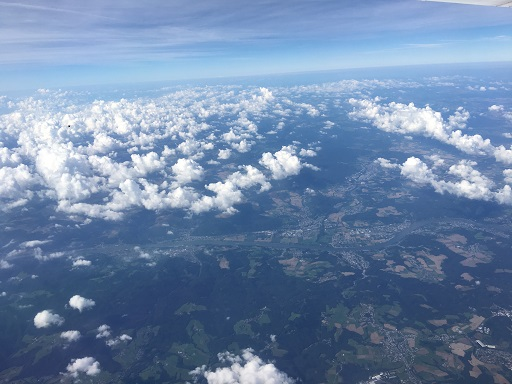
#> input picture Pruebaopencv/clouds.jpg, 512 x 384 px, given in place of the camera
$ python Pruebaopencv.py
#> lines starting #> are read from the running program, lines starting #| are printed output that depends on the picture; after the words box and inside, x2 and y2 are one past the last pixel; in counts of white or black regions, pixels touching at a corner belong together
"""
Testing HSV Color with Trackbars for color tracking

MRH
"""

import cv2
import numpy as np

def nothing(x):
    pass

cv2.namedWindow("Ajuste HSV", cv2.WINDOW_NORMAL)

cv2.createTrackbar("H Min","Ajuste HSV", 0,255,nothing)
#> slider 'H Min' is set to 51
cv2.createTrackbar("S Min","Ajuste HSV", 0,255,nothing)
#> slider 'S Min' is set to 51
cv2.createTrackbar("V Min","Ajuste HSV", 0,255,nothing)
#> slider 'V Min' is set to 51
cv2.createTrackbar("H Max","Ajuste HSV", 0,255,nothing)
#> slider 'H Max' is set to 255
cv2.createTrackbar("S Max","Ajuste HSV", 0,255,nothing)
#> slider 'S Max' is set to 255
cv2.createTrackbar("V Max","Ajuste HSV", 0,255,nothing)
#> slider 'V Max' is set to 255


def show_webcam(mirror=True):
#> called with mirror = True
    cam = cv2.VideoCapture(0)
    while True:
        ret_val, img = cam.read()
#> img is the input picture: shape (384, 512, 3); mean B, G, R 167.8, 134.4, 110.1
        if mirror:

            al = cv2.getTrackbarPos("H Min","Ajuste HSV")
            bl = cv2.getTrackbarPos("S Min","Ajuste HSV")
            cl = cv2.getTrackbarPos("V Min","Ajuste HSV")
            dl = cv2.getTrackbarPos("H Max","Ajuste HSV")
            el = cv2.getTrackbarPos("S Max","Ajuste HSV")
            fl = cv2.getTrackbarPos("V Max","Ajuste HSV")

            l_blue = np.array((al,bl,cl),np.uint8)
            u_blue = np.array((dl,el,fl),np.uint8)

            img = cv2.flip(img, 1)
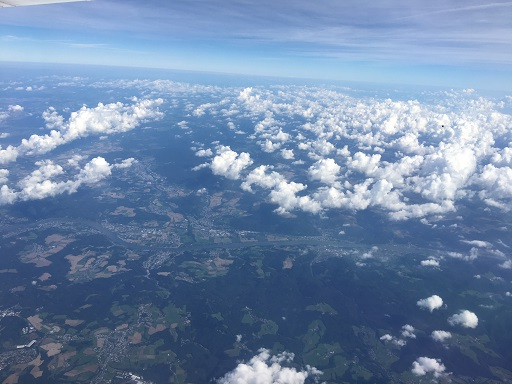
#> img: shape (384, 512, 3); mean B, G, R 167.8, 134.4, 110.1
#            gray_image = cv2.cvtColor(img, cv2.COLOR_BGR2GRAY)
            hsv = cv2.cvtColor(img, cv2.COLOR_BGR2HSV)
#> hsv: shape (384, 512, 3); mean H, S, V 107.3, 96.3, 167.8
            mask = cv2.inRange(hsv, l_blue, u_blue)
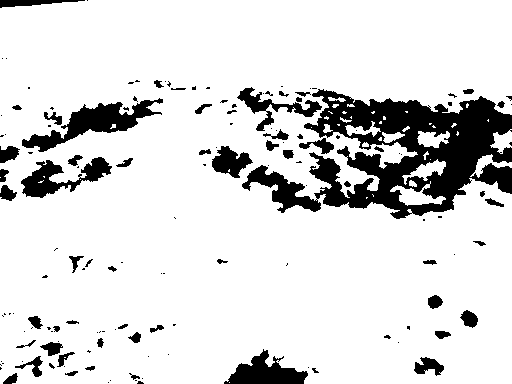
#> mask: shape (384, 512); 85.9% white; 147 black regions (89 under 20 px), largest, box (x1, y1, x2, y2) and area: (242, 89, 512, 219) 15700, (22, 98, 163, 152) 2425, (21, 157, 112, 198) 1530
            res = cv2.bitwise_and(img,img, mask= mask)
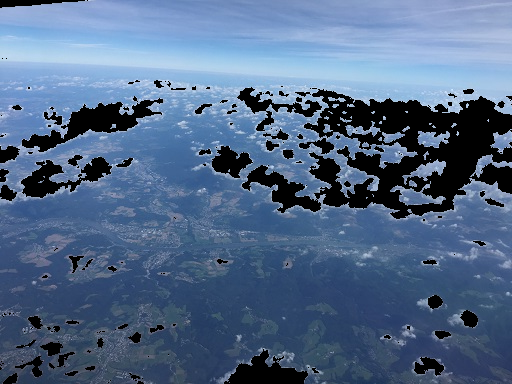
#> res: shape (384, 512, 3); mean B, G, R 136.8, 105.1, 82

        cv2.imshow('Original', img)
 #      cv2.imshow('Blanco y negro', gray_image)
        cv2.imshow("Mascara", mask)
        cv2.imshow("Ajuste HSV", res)

        if cv2.waitKey(1) == 27:
#> (key Esc is pressed here)
            break  # esc to quit
    cv2.destroyAllWindows()


def main():
    show_webcam(mirror=True)


if __name__ == '__main__':
    main()
